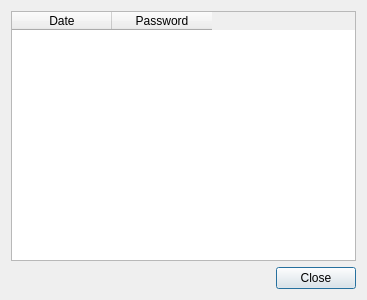
<?xml version="1.0" encoding="UTF-8"?>
<ui version="4.0">
 <class>PasswordHistory</class>
 <widget class="QDialog" name="PasswordHistory">
  <property name="geometry">
   <rect>
    <x>0</x>
    <y>0</y>
    <width>367</width>
    <height>300</height>
   </rect>
  </property>
  <property name="windowTitle">
   <string>Password history</string>
  </property>
  <layout class="QGridLayout" name="gridLayout">
   <item row="0" column="0">
    <layout class="QVBoxLayout" name="verticalLayout">
     <item>
      <widget class="QTableWidget" name="histTable">
       <column>
        <property name="text">
         <string>Date</string>
        </property>
       </column>
       <column>
        <property name="text">
         <string>Password</string>
        </property>
       </column>
      </widget>
     </item>
     <item>
      <layout class="QHBoxLayout" name="horizontalLayout">
       <item>
        <spacer name="horizontalSpacer">
         <property name="orientation">
          <enum>Qt::Horizontal</enum>
         </property>
         <property name="sizeHint" stdset="0">
          <size>
           <width>40</width>
           <height>20</height>
          </size>
         </property>
        </spacer>
       </item>
       <item>
        <widget class="QPushButton" name="closeButton">
         <property name="text">
          <string>Close</string>
         </property>
        </widget>
       </item>
      </layout>
     </item>
    </layout>
   </item>
  </layout>
 </widget>
 <resources/>
 <connections/>
</ui>
